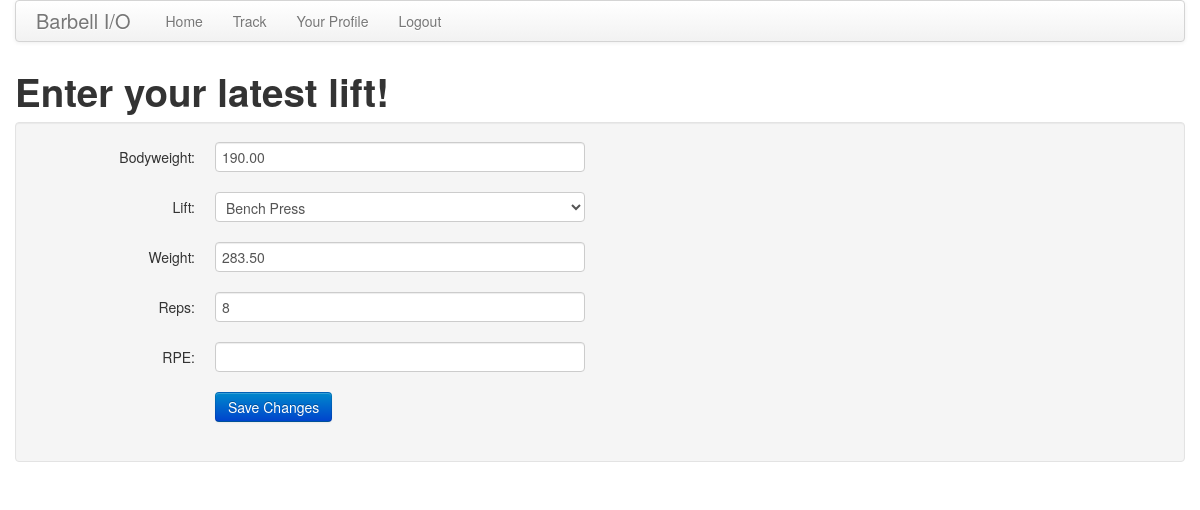
The app's page /track (signed in) with its own data.
### app/models.py (models this page shows, shortened)
class LiftEntry(db.Model):
    id = db.Column(db.Integer, primary_key=True)
    lift = db.Column(db.String(128))
    bw = db.Column(db.Float)
    weight = db.Column(db.Float)
    reps = db.Column(db.Integer)
    rpe = db.Column(db.Float)
    timestamp = db.Column(db.DateTime)
    user_id = db.Column(db.Integer, db.ForeignKey('user.id'))

### app/views.py (the view, shortened to what this page needs)
@app.route('/track', methods=['GET', 'POST'])
@login_required
def track():
    form = TrackSetForm()
    if request.method == 'GET':
        lastLift = LiftEntry.query.filter_by(user_id=g.user.id).order_by(desc(LiftEntry.id)).first()
        if lastLift is not None:
            form.lift.data = lastLift.lift
            form.bw.data = lastLift.bw
            form.weight.data = lastLift.weight
            form.reps.data = lastLift.reps
    return render_template('track.html', form=form, title='Track')

### app/forms.py
class TrackSetForm(Form):
    bw = DecimalField('bw')
    lift = SelectField('lift', choices=[(choice, choice) for choice in lift_choices], validators=[DataRequired()])
    weight = DecimalField('weight', validators=[DataRequired()])
    reps = IntegerField('reps', validators=[DataRequired()])
    rpe = DecimalField('rpe', validators=[Optional()])

### app/models.py (called while the page is built)
    @property
    def is_authenticated(self):
        return True

    def __repr__(self):
        return '<User %r>' % (self.username)

### app/views.py (called while the page is built)
@app.before_request
def before_request():
    g.user = current_user
    print('Current user: ' + str(g.user))
    if g.user.is_authenticated:
        g.user.last_seen = datetime.utcnow()
        db.session.add(g.user)
        db.session.commit()

@lm.user_loader
def load_user(id):
    return User.query.get(int(id))

### app/templates/track.html (shortened to what this page needs)
{% extends "base.html" %}
{% block content %}
<h1>Enter your latest lift!</h1>
<div class="well">
    <form class="form-horizontal" action="" method="post" name="edit">
        <div class="control-group{% if form.errors.post %} error{% endif %}">
            <label class="control-label" for="bw">Bodyweight:</label>
            <div class="controls">
                {{ form.bw(class="span4") }}
            </div>
        </div>
        <div class="control-group{% if form.errors.post %} error{% endif %}">
            <label class="control-label" for="lift">Lift:</label>
            <div class="controls">
                {{ form.lift(class = "span4") }}
            </div>
        </div>
        <div class="control-group{% if form.errors.post %} error{% endif %}">
            <label class="control-label" for="weight">Weight:</label>
            <div class="controls">
                {{ form.weight(class="span4") }}
            </div>
        </div>
        <div class="control-group{% if form.errors.post %} error{% endif %}">
            <label class="control-label" for="reps">Reps:</label>
            <div class="controls">
                {{ form.reps(class="span4") }}
            </div>
        </div>
        <div class="control-group{% if form.errors.post %} error{% endif %}">
            <label class="control-label" for="rpe">RPE:</label>
            <div class="controls">
                {{ form.rpe(class="span4") }}
            </div>
        </div>
        <div class="control-group">
            <div class="controls">
                <input class="btn btn-primary" type="submit" value="Save Changes">
            </div>
        </div>
    </form>
</div>
{% endblock %}

### records on screen
LiftEntry: bw "190.00", lift "Bench Press", weight "283.50", reps "8"
